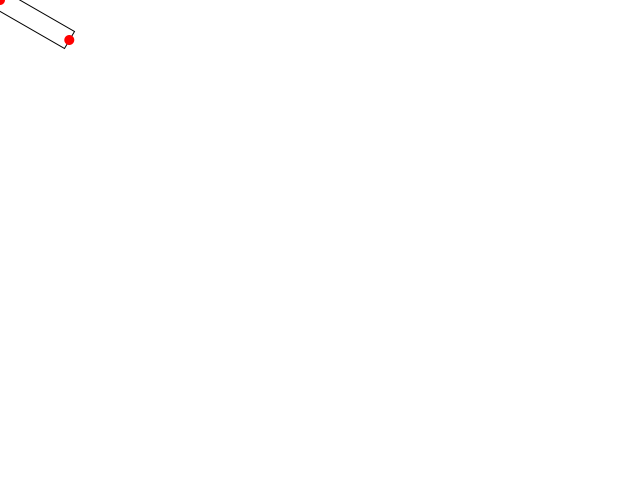
Frame 1 (no input)
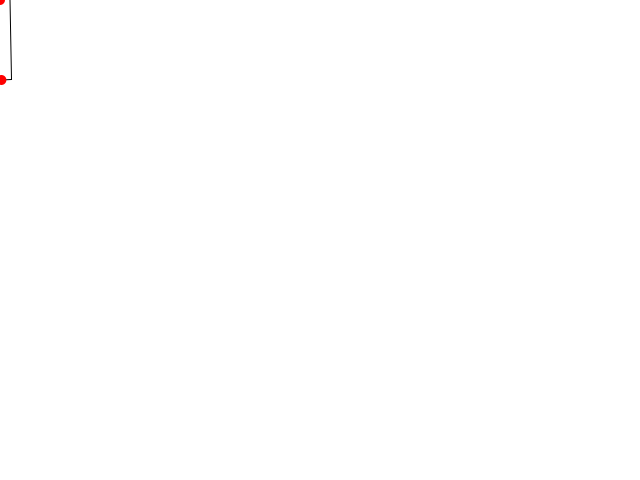
Frame 60 (the mouse pressed at the canvas centre just before this capture)
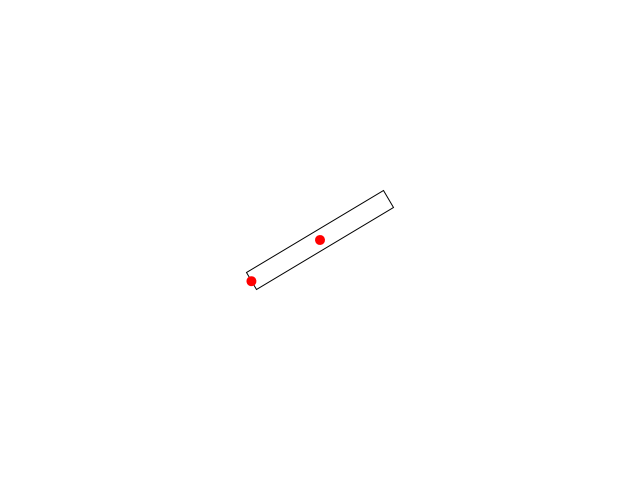
Frame 120 (the mouse held since frame 60 and released just before this capture)

The Processing sketch that drew these frames (run headless with seeded random() and noise(); from frame 60 on, the mouse is pressed at the canvas centre):

// Processing sketch: w5_stp1
// ── w5_stp1.pde
float rectW, rectH, rectA, rectX, rectY;

void setup() {
  size(640, 480);

  rectW = 160;
  rectH = 20;
  rectA = 30;
  rectX = 100;
  rectY = 20;
  //rectA = TAU / 360 * 30;

  rectMode(CENTER);
}

void draw() {
  rectX = mouseX;
  rectY = mouseY;
  background(255);
  translate(rectX, rectY);
  rotate(radians(rectA));
  noFill();
  stroke(0);
  rect(0, 0, rectW, rectH);
  noStroke();
  fill(255, 0, 0);
  circle(0, 0, 10);
  circle(rectW * 0.5, 0, 10);
  rectA++;
}
